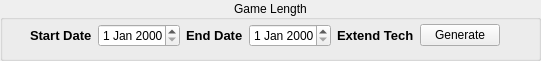
  <widget class="QGroupBox" name="groupBox">
   <property name="geometry">
    <rect>
     <x>4</x>
     <y>0</y>
     <width>541</width>
     <height>61</height>
    </rect>
   </property>
   <property name="title">
    <string>Game Length</string>
   </property>
   <property name="alignment">
    <set>Qt::AlignCenter</set>
   </property>
   <widget class="QWidget" name="gridLayoutWidget_3">
    <property name="geometry">
     <rect>
      <x>30</x>
      <y>20</y>
      <width>471</width>
      <height>31</height>
     </rect>
    </property>
    <layout class="QGridLayout" name="gridLayout_3">
     <item row="0" column="0">
      <widget class="QLabel" name="label_2">
       <property name="text">
        <string>&lt;!DOCTYPE HTML PUBLIC &quot;-//W3C//DTD HTML 4.0//EN&quot; &quot;http://www.w3.org/TR/REC-html40/strict.dtd&quot;&gt;
&lt;html&gt;&lt;head&gt;&lt;meta name=&quot;qrichtext&quot; content=&quot;1&quot; /&gt;&lt;style type=&quot;text/css&quot;&gt;
p, li { white-space: pre-wrap; }
&lt;/style&gt;&lt;/head&gt;&lt;body style=&quot; font-family:'MS Shell Dlg 2'; font-size:8.25pt; font-weight:400; font-style:normal;&quot;&gt;
&lt;p style=&quot; margin-top:0px; margin-bottom:0px; margin-left:0px; margin-right:0px; -qt-block-indent:0; text-indent:0px;&quot;&gt;&lt;span style=&quot; font-size:10pt; font-weight:600;&quot;&gt;Start Date&lt;/span&gt;&lt;/p&gt;&lt;/body&gt;&lt;/html&gt;</string>
       </property>
      </widget>
     </item>
     <item row="0" column="1">
      <widget class="QDateEdit" name="dateEdit"/>
     </item>
     <item row="0" column="2">
      <widget class="QLabel" name="label">
       <property name="text">
        <string>&lt;!DOCTYPE HTML PUBLIC &quot;-//W3C//DTD HTML 4.0//EN&quot; &quot;http://www.w3.org/TR/REC-html40/strict.dtd&quot;&gt;
&lt;html&gt;&lt;head&gt;&lt;meta name=&quot;qrichtext&quot; content=&quot;1&quot; /&gt;&lt;style type=&quot;text/css&quot;&gt;
p, li { white-space: pre-wrap; }
&lt;/style&gt;&lt;/head&gt;&lt;body style=&quot; font-family:'MS Shell Dlg 2'; font-size:8.25pt; font-weight:400; font-style:normal;&quot;&gt;
&lt;p style=&quot; margin-top:0px; margin-bottom:0px; margin-left:0px; margin-right:0px; -qt-block-indent:0; text-indent:0px;&quot;&gt;&lt;span style=&quot; font-size:10pt; font-weight:600;&quot;&gt;End Date&lt;/span&gt;&lt;/p&gt;&lt;/body&gt;&lt;/html&gt;</string>
       </property>
      </widget>
     </item>
     <item row="0" column="3">
      <widget class="QDateEdit" name="dateEdit_2"/>
     </item>
     <item row="0" column="4">
      <widget class="QLabel" name="label_3">
       <property name="text">
        <string>&lt;!DOCTYPE HTML PUBLIC &quot;-//W3C//DTD HTML 4.0//EN&quot; &quot;http://www.w3.org/TR/REC-html40/strict.dtd&quot;&gt;
&lt;html&gt;&lt;head&gt;&lt;meta name=&quot;qrichtext&quot; content=&quot;1&quot; /&gt;&lt;style type=&quot;text/css&quot;&gt;
p, li { white-space: pre-wrap; }
&lt;/style&gt;&lt;/head&gt;&lt;body style=&quot; font-family:'MS Shell Dlg 2'; font-size:8.25pt; font-weight:400; font-style:normal;&quot;&gt;
&lt;p style=&quot; margin-top:0px; margin-bottom:0px; margin-left:0px; margin-right:0px; -qt-block-indent:0; text-indent:0px;&quot;&gt;&lt;span style=&quot; font-size:10pt; font-weight:600;&quot;&gt;Extend Tech&lt;/span&gt;&lt;/p&gt;&lt;/body&gt;&lt;/html&gt;</string>
       </property>
      </widget>
     </item>
     <item row="0" column="5">
      <widget class="QPushButton" name="pushButton">
       <property name="text">
        <string>Generate</string>
       </property>
      </widget>
     </item>
    </layout>
   </widget>
  </widget>
